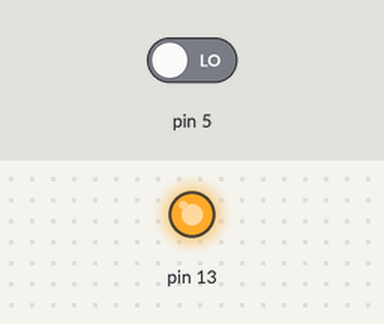
A sketch run on a simulated Arduino Uno, built with avr-gcc and run on an emulated ATmega328P. On the bench: output pins drawn as LEDs (lit = HIGH). Inputs (shaded band) come from the test bench; at power-on: pin 5 LOW. What the sketch prints to the serial monitor is not drawn.

Above: at 2.0 s.
At 50.0 s:
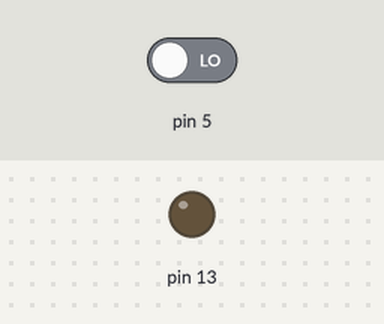
Timing chart, 0 to 57.2 s (numbered marks = the images above):
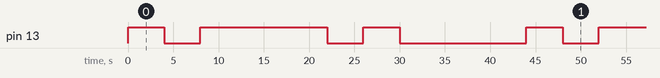

The sketch:

timerInit.ino
```cpp
boolean state=true;
int Timer1Cnt=0;
int timer1dis=0;
int timer1Continue=0;
/*
flash led pin13 timer1dis times, disable timer1 counter.
wait 10 seconds delay.
enable timer1
and start over and over routine.
*/

void setup()
{
  pinMode(13,OUTPUT);
  Serial.begin(9600);
  // initialize timer, interrupt and variable
  timer1_init();
}

void loop()
{
	if(timer1dis==3){
		Serial.print("timer1 dis=3");
		//TIMSK1 |= (0 << OCIE1A);
		TCCR1B |= (1 << CS12) | (1 << CS11) | (1 << CS10);  //timer1 stop
		timer1dis=0;
		timer1Continue=1;
	}
	if (timer1Continue==1)
	{
		delay(10000);
		timer1Continue=0;
		timer1_init();
		//TCCR1B |= (1 << CS12) | (0 << CS11) | (1 << CS10);
		Serial.print("timer1 enable");
	}
}

// initialize timer, interrupt and variable
void timer1_init(){
	cli();//stop interrupts
	//set timer1 interrupt at 0.25Hz, interupt in 4sec gap.
	TCCR1A = 0;// set entire TCCR1A register to 0
	TCCR1B = 0;// same for TCCR1B
	TCNT1  = 0;//initialize counter value to 0
	// set compare match register for 0.25hz 4sec increments
	OCR1A = 62499;// = (16*10^6) / (0.25*1024) - 1 (must be <65536)
	// turn on CTC mode - Clear Timer on Compare match (CTC) mode
	TCCR1B |= (1 << WGM12);
	// Set CS10 and CS12 bits for 1024 prescaler
	TCCR1B |= (1 << CS12) | (1 << CS10);
	// enable timer compare interrupt ( the Timer/Counter1 Output Compare A Match interrupt is enabled)
	TIMSK1 |= (1 << OCIE1A);
	sei();//allow interrupts
}

 ISR(TIMER1_COMPA_vect){
    //3minCounter++;
    //20minCounter++;
    if(Timer1Cnt==0){
	    Timer1Cnt=0;
		if (state==true)
		{
			digitalWrite(13,HIGH);
			state=false;
		}
		else{
			digitalWrite(13,LOW);
			state=true;
		}
	}
	//Timer1Cnt++;
	timer1dis++;
    //if(3minCounter==45){
		//timer3MinPass=true;//3minpass
	    //3minCounter=0;
    //}
     //if(20minCounter==300){
		 //timer20MinPass=true;//20minpass
	     //20minCounter=0;
	 //}
  }
```

Measured:
- by itself, pin 13: repeats every 44.0 s: HIGH 14.0 s, LOW 4.0 s, HIGH 4.0 s, LOW 14.0 s, HIGH 4.0 s, LOW 4.0 s
- by itself, everything shown: repeats every 44.0 s, in 6 steps
